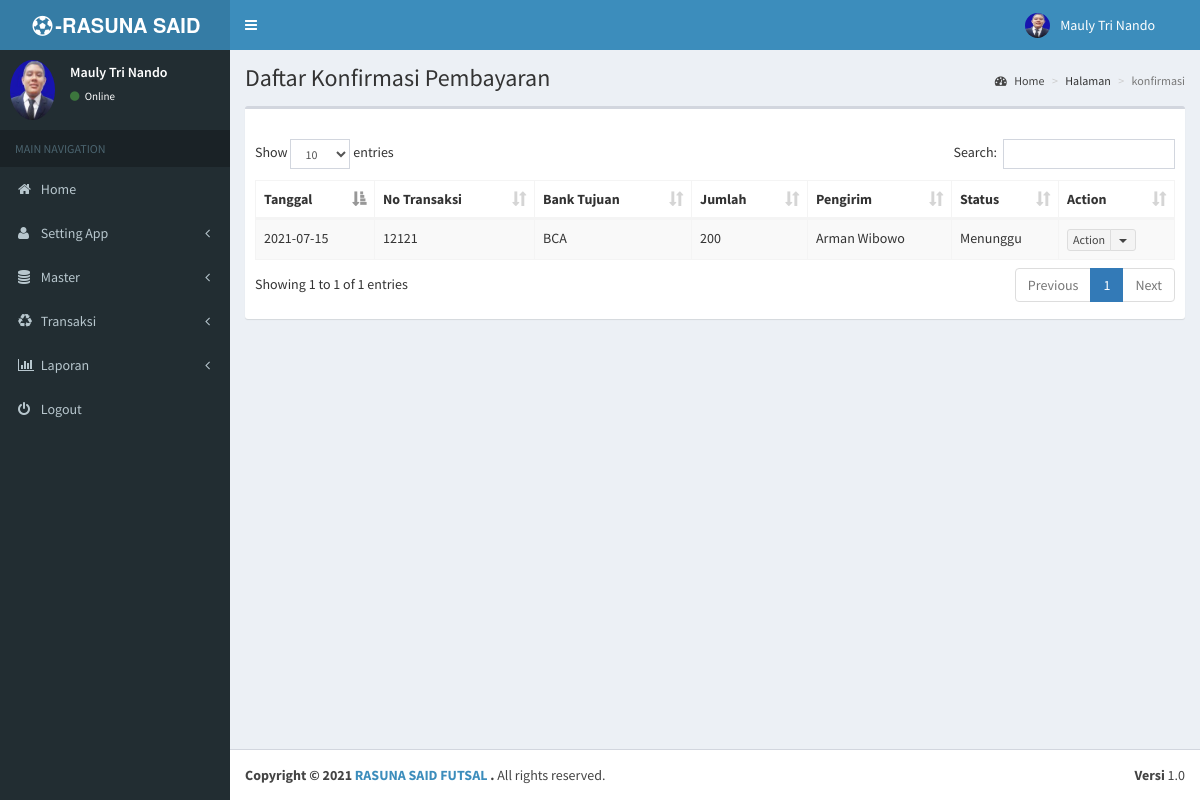
/index.php?halamane=konfirmasi (signed in), run on the app's committed database.
### tables this page shows
CREATE TABLE `identitas` (
  `id_identitas` varchar(3) NOT NULL,
  `nama_identitas` varchar(35) NOT NULL,
  `alamat` text NOT NULL,
  `no_telp` varchar(12) NOT NULL,
  `rekening` text NOT NULL,
  `email` varchar(25) NOT NULL
);

CREATE TABLE `konfirmasi` (
  `id_konfirmasi` int(5) NOT NULL,
  `id_transaksi` varchar(20) NOT NULL,
  `asal_bank` varchar(20) NOT NULL,
  `asal_no_rekening` varchar(20) NOT NULL,
  `jumlah` varchar(20) NOT NULL,
  `pengirim` varchar(50) NOT NULL,
  `tanggal` date NOT NULL,
  `status` enum('Menunggu','Diterima','Ditolak') NOT NULL DEFAULT 'Menunggu',
  `dibaca` enum('Y','N') NOT NULL DEFAULT 'N'
);

### config/fungsi_rupiah.php (called while the page is built)
<?php
function format_rupiah($angka){
  $rupiah=number_format($angka,0,',','.');
  return $rupiah;
}
?>

### index.php (the view, shortened to what this page needs)
<?php
require_once "config/fungsi_rupiah.php";
if (isset($_SESSION['username']) && isset($_SESSION['namauser']) && isset($_SESSION['namalengkap']) && isset($_SESSION['passuser']) && isset($_SESSION['level']))
{
$i=mysql_fetch_array(mysql_query("SELECT * FROM identitas WHERE id_identitas='00'"));
?>
<!DOCTYPE html>
<html>
<head>
  <link rel="stylesheet" href="bootstrap/css/bootstrap.min.css">
  <link rel="stylesheet" href="dist/css/font-awesome.min.css">
  <link rel="stylesheet" href="dist/css/ionicons.min.css">
  <link rel="stylesheet" href="dist/css/AdminLTE.min.css">
  <link rel="stylesheet" href="dist/css/skins/_all-skins.min.css">
  <link rel="stylesheet" href="plugins/bootstrap-wysihtml5/bootstrap3-wysihtml5.min.css">
  <link rel="stylesheet" href="plugins/daterangepicker/daterangepicker-bs3.css">
  <link rel="stylesheet" href="plugins/datepicker/datepicker3.css">
  <link rel="stylesheet" href="plugins/iCheck/all.css">
  <link rel="stylesheet" href="plugins/colorpicker/bootstrap-colorpicker.min.css">
  <link rel="stylesheet" href="plugins/timepicker/bootstrap-timepicker.min.css">
  <link rel="stylesheet" href="plugins/select2/select2.min.css">
  <link rel="stylesheet" href="plugins/datatables/dataTables.bootstrap.css">
<link href='plugins/fullcalendar/fullcalendar.css' rel='stylesheet' />
<link href='plugins/fullcalendar/fullcalendar.print.css' rel='stylesheet' media='print' />
</head>
<body class="hold-transition skin-blue fixed sidebar-mini">
<div class="wrapper">
  <header class="main-header">
    <a href="index.php?halamane=home" class="logo">
      <span class="logo-lg"><b><i class="fa fa-fw fa-soccer-ball-o"></i>-<?php echo"$i[nama_identitas]"; ?></b></i></span>
    </a>
    <nav class="navbar navbar-static-top">
      <a href="#" class="sidebar-toggle" data-toggle="offcanvas" role="button">
      </a>
      <div class="navbar-custom-menu">
        <ul class="nav navbar-nav">
          <li class="dropdown user user-menu">
            <a href="#" class="dropdown-toggle" data-toggle="dropdown">
              <?php
               if ($_SESSION['level'] =='admin'){
              ?>
              <img src="<?php echo"foto_user/small_$_SESSION[foto]";?>" class="user-image" alt="User Image">
               <?php
             }
               else{
                echo"<img src=\"foto_user/user.png\" class=\"user-image\" alt=\"User Image\">";
               }
              ?>
              <span class="hidden-xs"><?php echo"$_SESSION[namalengkap]";?></span>
            </a>
          </li>
          <li>
           <a></a>
          </li>
        </ul>
      </div>
    </nav>
  </header>
  <aside class="main-sidebar">
    <section class="sidebar">
      <div class="user-panel">
        <div class="pull-left image">
        <?php
               if ($_SESSION['level'] =='admin'){
              ?>
              <img src="<?php echo"foto_user/small_$_SESSION[foto]";?>" class="img-circle" alt="User Image">
               <?php
             }
               else{
                echo"<img src=\"foto_user/user.png\" class=\"user-image\" alt=\"User Image\">";
               }
              ?>
        </div>
        <div class="pull-left info">
          <p><?php echo"$_SESSION[namalengkap]";?></p>
          <a href="#"><i class="fa fa-circle text-success"></i> Online</a>
        </div>
      </div>
      <ul class="sidebar-menu">
        <?php
echo"<li class='header'>MAIN NAVIGATION</li>
<li><a href='index.php?halamane=home'><i class='fa fa-home'></i> <span>Home</span></a></li>
</li>";
         if ($_SESSION['level'] =='admin'){
        echo"<li class='treeview'>
          <a href='#'>
            <i class='fa fa-user'></i>
            <span>Setting App</span>
            <i class='fa fa-angle-left pull-right'></i>
          </a>
          <ul class='treeview-menu'>
            <li><a href='index.php?halamane=member'><i class='fa fa-circle-o'></i>User Account</a></li>
            <li><a href='index.php?halamane=member&act=akun-member'><i class='fa fa-circle-o'></i>Member Account</a></li>
            <li><a href='index.php?halamane=identitas'><i class='fa fa-circle-o'></i> Identitas Web</a></li></ul>
        </li>
     <li class='treeview'>
          <a href='#'>
            <i class='fa fa-database'></i>
            <span>Master</span>
            <i class='fa fa-angle-left pull-right'></i>
          </a>
          <ul class='treeview-menu'>
         <li><a href='index.php?halamane=lapangan'><i class='fa fa-circle-o'></i> Daftar Lapangan</a></li>
         <li><a href='index.php?halamane=konfirmasi'><i class='fa fa-circle-o'></i> Daftar Konfirmasi</a></li>
          </ul>
        </li>
         <li class='treeview'>
          <a href='#'>
            <i class='fa fa-recycle'></i>
            <span>Transaksi</span>
            <i class='fa fa-angle-left pull-right'></i>
          </a>
          <ul class='treeview-menu'>
         <li><a href='index.php?halamane=jadwal'><i class='fa fa-circle-o'></i> Penjadwalan</a></li>
         <li><a href='index.php?halamane=pilih-jadwal'><i class='fa fa-circle-o'></i> Jadwal Hari Ini</a></li>
         <li><a href='index.php?halamane=transaksi'><i class='fa fa-circle-o'></i> Rekap Transaksi</a></li>
          </ul>
        </li>
         <li class='treeview'>
          <a href='#'>
            <i class='fa fa-bar-chart'></i>
            <span>Laporan</span>
            <i class='fa fa-angle-left pull-right'></i>
          </a>
          <ul class='treeview-menu'>
         <li><a href='index.php?halamane=laptrans'><i class='fa fa-circle-o'></i> Laporan Transaksi</a></li>
          </ul>";
           }
       echo"<li><a href='logout.php'><i class='fa fa-power-off'></i> <span>Logout</span></a></li>";
        ?>
      </ul>
    </section>
  </aside>
  <div class="content-wrapper">
  <?php include "content.php"; ?>
  <footer class="main-footer">
    <div class="pull-right hidden-xs">
      <div align="center"><b>Versi</b> 1.0
      </div>
    </div>
    <strong>Copyright &copy; 2021 <a href="http://"><?php echo"$i[nama_identitas]"; ?></a>.</strong> All rights
    reserved.
  </footer>
</body>
</html>
<?php
}
else
{
	lompat_ke("login.html");
}
?>

### halaman/hal_konfirmasi/konfirmasi.php (shortened to what this page needs)
    <section class="content-header">
      <h1>Daftar Konfirmasi Pembayaran<small></small></h1>
      <ol class="breadcrumb">
        <li><a href="#"><i class="fa fa-dashboard"></i> Home</a></li>
        <li>Halaman</li>
        <li class="active"><?php echo"$_GET[halamane]"; ?></li>
      </ol>
    </section>
<?php
 if (empty($_SESSION['username']) AND empty($_SESSION['passuser'])){
  echo "<link href='style.css' rel='stylesheet' type='text/css'>
 <center>Untuk mengakses halaman, Anda harus login <br>";
  echo "<a href=../../index.php><b>LOGIN</b></a></center>";
}
else{
  $act = isset($_GET['act']) ? $_GET['act'] : '';
switch($act){
  default:
   if ($_SESSION['level']=='admin'){
echo " <section class='content'>
      <div class='row'>
        <div class='col-xs-12'>
           <div class='box'>
            <div class='box-header'>
            </div>
            <div class='box-body'>
              <table id='example1' class='table table-bordered table-striped'>
                <thead>
                <tr>
				  <th>Tanggal</th>
                  <th>No Transaksi</th>
                  <th>Bank Tujuan</th>
                  <th>Jumlah</th>
                   <th>Pengirim</th>
                   <th>Status</th>
                  <th>Action</th>
                </tr>
                </thead>
                <tbody>";
    $tampil = mysql_query("SELECT * FROM konfirmasi ORDER BY id_konfirmasi ASC");
    while($r=mysql_fetch_array($tampil)){
   echo "<tr>
   <td>$r[tanggal]</td>
   <td>$r[id_transaksi]</td>
   <td>$r[asal_bank]</td>
   <td>".format_rupiah($r['jumlah'])."</td>
   <td>$r[pengirim]</td>
   <td>$r[status]</td>
   <td> <div class='btn-group'>
                  <button type='button' class='btn btn-default btn-xs'>Action</button>
                  <button type='button' class='btn btn-default btn-xs dropdown-toggle' data-toggle='dropdown'>
                    <span class='caret'></span>
                    <span class='sr-only'>Toggle Dropdown</span>
                  </button>
                  <ul class='dropdown-menu' role='menu'>";
                  echo"</ul>
                </div>
                </td>
   </tr> ";
	}
                echo"</tbody>
              </table>
            </div>
          </div>
        </div>
      </div>
    </section>
  </div>";
}
else{ include "halaman/hal_blank/blank.php";}
   break;
   }
   }
   ?>
   </div>

### data on the page
identitas: nama_identitas "RASUNA SAID…", nama_identitas "RASUNA SAID FUTSAL"
konfirmasi: tanggal "2021-07-15", id_transaksi "12121", asal_bank "BCA", jumlah "200", pengirim "Arman Wibowo", status "Menunggu"

### other printed values
$_SESSION[namalengkap] "Mauly Tri Nando"
$_GET[halamane] "konfirmasi"
